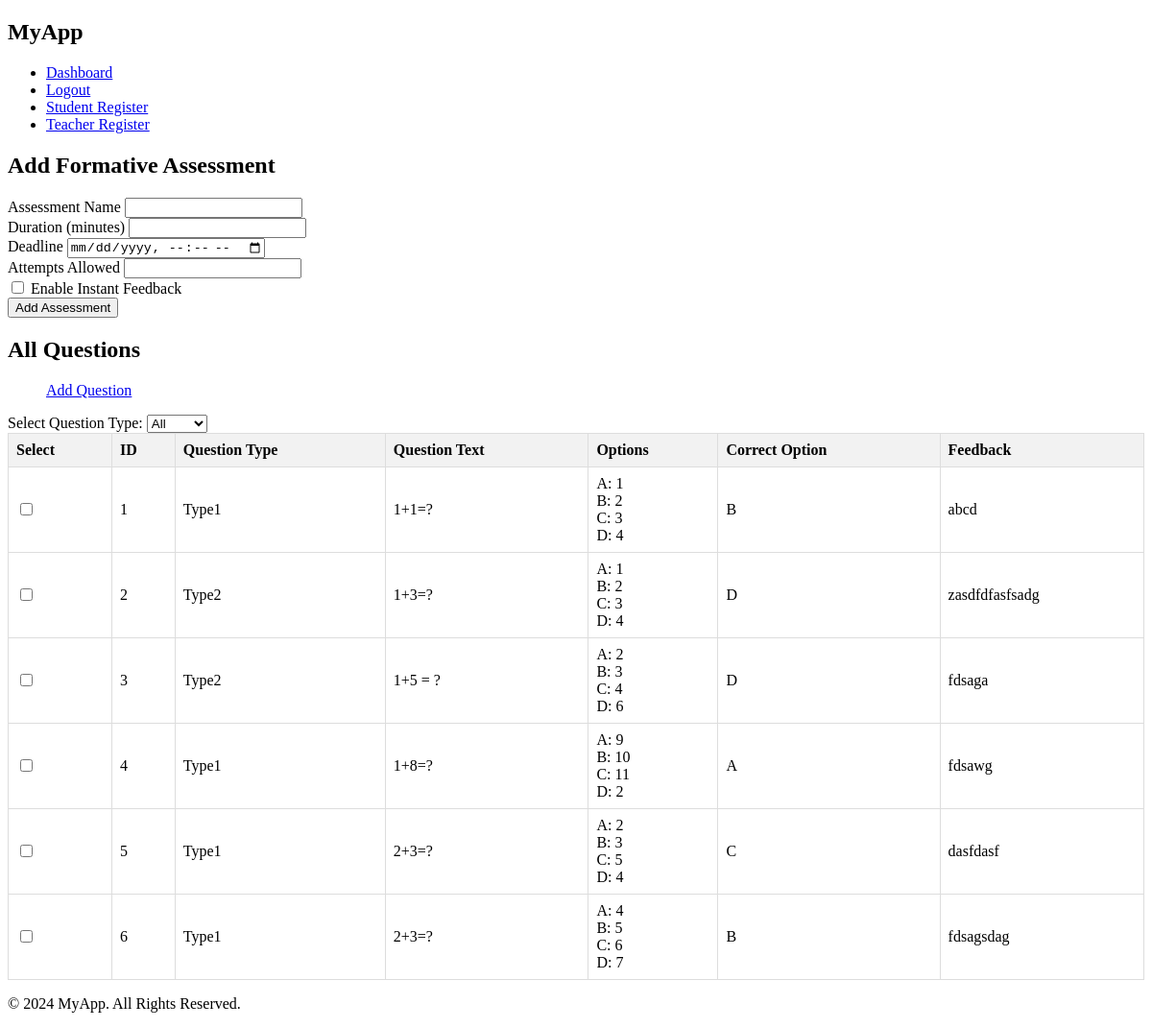
Before: /add_assessment with the older database file.
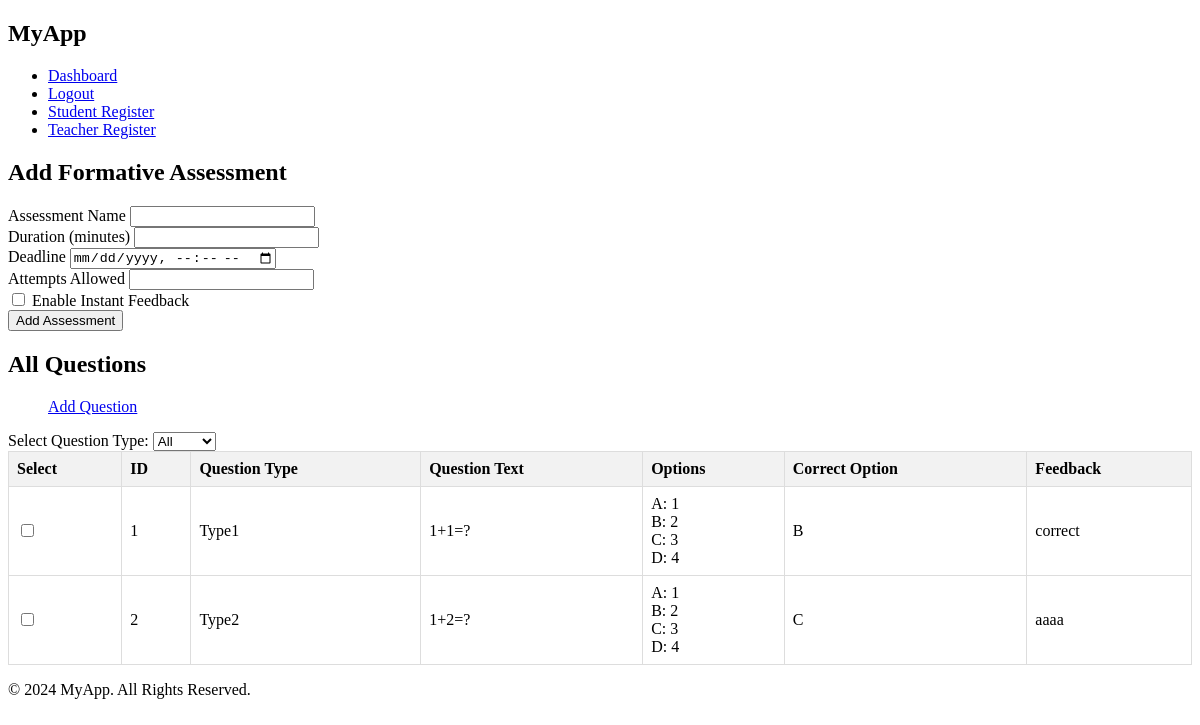
After: the same page with the newer database file.
### app/models/question.py (models this page shows)
class Question(db.Model):
    id = db.Column(db.Integer, primary_key=True)
    question_text = db.Column(db.Text, nullable=False)
    option_a = db.Column(db.String(200), nullable=False)
    option_b = db.Column(db.String(200), nullable=False)
    option_c = db.Column(db.String(200), nullable=False)
    option_d = db.Column(db.String(200), nullable=False)
    correct_option = db.Column(db.String(1), nullable=False)
    feedback = db.Column(db.Text, nullable=False)
    question_type = db.Column(db.String(50), nullable=False)

### app/routes/teacher_routes.py (the view, shortened to what this page needs)
@app.route('/add_assessment', methods=['GET', 'POST'])
def add_assessment():
    questions = Question.query.all()
    return render_template('add_assessment.html', questions=questions)

### app/templates/add_assessment.html (shortened to what this page needs)
{% extends "base.html" %}
{% block content %}
<div class="container">
    <h2>Add Formative Assessment</h2>
    <form action="{{ url_for('add_assessment') }}" method="post" id="add-assessment-form">
        <div class="mb-3">
            <label for="name" class="form-label">Assessment Name</label>
            <input type="text" class="form-control" id="name" name="name" required>
        </div>
        <div class="mb-3">
            <label for="duration" class="form-label">Duration (minutes)</label>
            <input type="number" class="form-control" id="duration" name="duration" required>
        </div>
        <div class="mb-3">
            <label for="deadline" class="form-label">Deadline</label>
            <input type="datetime-local" class="form-control" id="deadline" name="deadline" required>
        </div>
        <div class="mb-3">
            <label for="attempts" class="form-label">Attempts Allowed</label>
            <input type="number" class="form-control" id="attempts" name="attempts" required>
        </div>
        <div class="mb-3">
            <div class="form-check">
                <input class="form-check-input" type="checkbox" id="feedback" name="feedback">
                <label class="form-check-label" for="feedback">
                    Enable Instant Feedback
                </label>
            </div>
        </div>
        <button type="submit" class="btn btn-primary" id="add-assessment-btn">Add Assessment</button>
    </form>
</div>
<div class="container">
    <h2>All Questions</h2>
    <ul>
        <li style="list-style-type: none"><a href="{{ url_for('add_question') }}" class="btn btn-success">Add Question</a></li>
    </ul>
    <form action="{{ url_for('view_questions') }}" method="get" class="mb-3">
        <label for="type">Select Question Type:</label>
        <select name="type" id="questions" class="form-select" onchange="this.form.submit()">
            <option value="all" {% if selected_type == 'all' %}selected{% endif %}>All</option>
        </select>
    </form>
    <form method="post">
        <table class="custom-table">
            <thead>
                <tr>
                    <th>Select</th>
                    <th>ID</th>
                    <th>Question Type</th>
                    <th>Question Text</th>
                    <th>Options</th>
                    <th>Correct Option</th>
                    <th>Feedback</th>
                </tr>
            </thead>
            <tbody>
                {% for question in questions %}
                <tr>
                    <td><input type="checkbox" name="selected_questions[]" value="{{ question.id }}"></td>
                    <td>{{ question.id }}</td>
                    <td>{{ question.question_type }}</td>
                    <td>{{ question.question_text }}</td>
                    <td>
                        A: {{ question.option_a }}<br>
                        B: {{ question.option_b }}<br>
                        C: {{ question.option_c }}<br>
                        D: {{ question.option_d }}
                    </td>
                    <td>{{ question.correct_option }}</td>
                    <td>{{ question.feedback }}</td>
                </tr>
                {% endfor %}
            </tbody>
        </table>
    </form>
</div>
{% endblock %}

### app/templates/base.html (shortened to what this page needs)
<!DOCTYPE html>
<html lang="en">
<head>
    <link rel="stylesheet" href="{{ url_for('static', filename='style.css') }}">
</head>
<body>
<header>
    <nav>
        <div class="container">
            <h1>MyApp</h1>
            <ul>
                <li><a href="{{ url_for('dashboard') }}">Dashboard</a></li>
                <li><a href="{{ url_for('logout') }}">Logout</a></li>
                <li><a href="{{ url_for('register_student') }}">Student Register</a></li>
                <li><a href="{{ url_for('register_teacher') }}">Teacher Register</a></li>
            </ul>
        </div>
    </nav>
</header>
<div class="container mt-4">
    {% block content %}
    {% endblock %}
</div>
<footer>
    <div class="container">
        <p>&copy; 2024 MyApp. All Rights Reserved.</p>
    </div>
</footer>
</body>
</html>

### app/static/style.css (style rules this page uses)
.custom-table { border-collapse: collapse; width: 100%; }
.custom-table th, .custom-table td { border: 1px solid #dddddd; text-align: left; padding: 8px; }
.custom-table th { background-color: #f2f2f2; }

Changed rows visible on the page:
removed Question: id "3", question_type "Type2", question_text "1+5 = ?", option_a "2", option_b "3", option_c "4", option_d "6", correct_option "D", feedback "fdsaga"
removed Question: id "4", question_type "Type1", question_text "1+8=?", option_a "9", option_b "10", option_c "11", option_d "2", correct_option "A", feedback "fdsawg"
removed Question: id "5", question_type "Type1", question_text "2+3=?", option_a "2", option_b "3", option_c "5", option_d "4", correct_option "C", feedback "dasfdasf"
removed Question: id "6", question_type "Type1", question_text "2+3=?", option_a "4", option_b "5", option_c "6", option_d "7", correct_option "B", feedback "fdsagsdag"
changed Question "Type1": feedback "abcd" → "correct"
changed Question "Type2": question_text "1+3=?" → "1+2=?"; correct_option "D" → "C"; feedback "zasdfdfasfsadg" → "aaaa"
